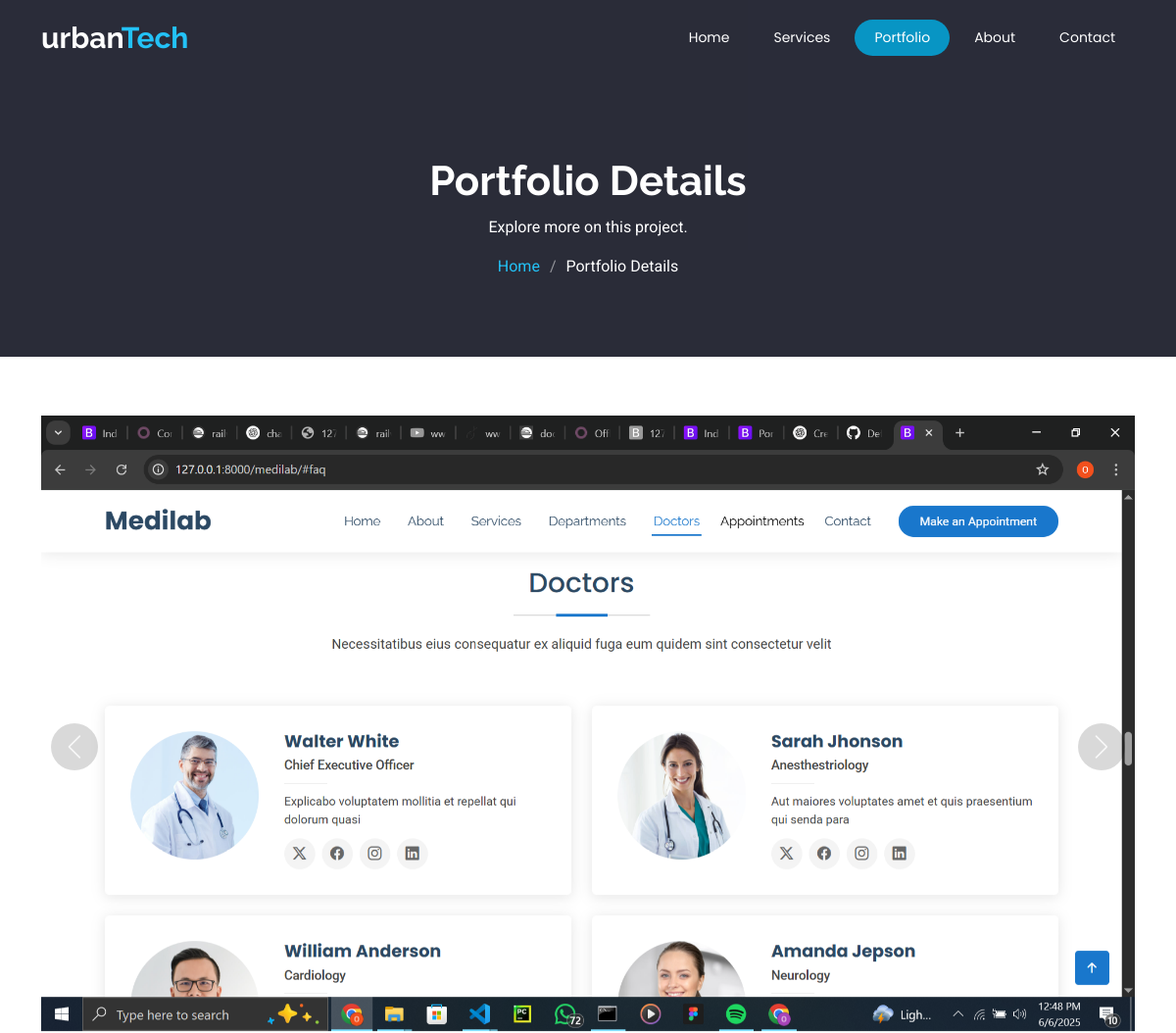
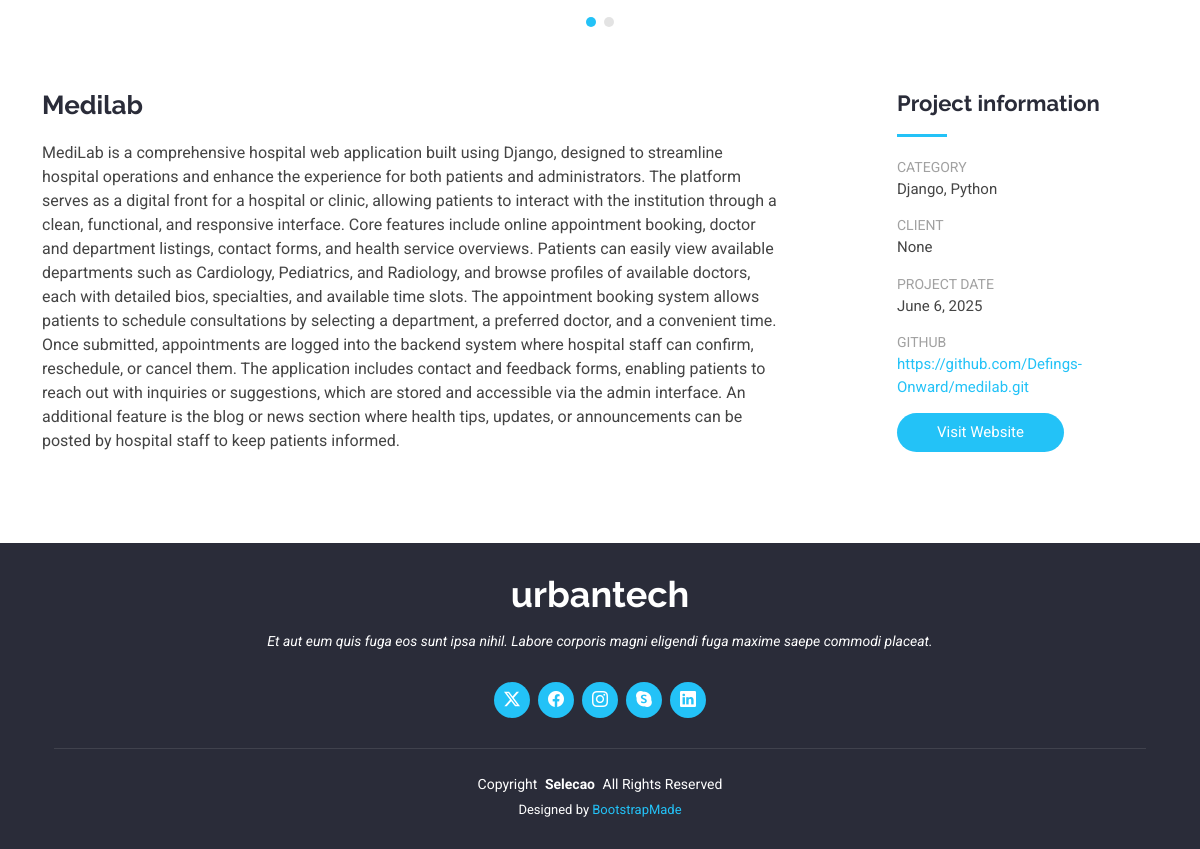
/portfolio/3, run on the app's committed database (2 pictures, top to bottom).
### portfolio/models.py (models this page shows)
class Media(models.Model):
    image = models.ImageField(upload_to='images')
    project = models.ForeignKey(Project, on_delete=models.CASCADE)
    type = models.CharField(max_length=200, default="image")

class Project(models.Model):
    pic = models.ImageField(upload_to='images')
    name = models.CharField(max_length=200)
    category = models.CharField(max_length=200)
    client = models.CharField(max_length=200)
    date  = models.DateField(auto_now_add=True)
    git_url = models.URLField()
    project_url = models.URLField()
    note = models.TextField()
    substance = models.CharField(max_length=200)

### portfolio/views.py (the view)
# urls.py: path('portfolio/<int:id>', views.details, name="portfolio")
def details(request, id):
    project = Project.objects.get(id=id)
    media = Media.objects.filter(project_id=id)
    context = {
        'project': project,
        'media': media
    }
    return render(request, 'portfolio-details.html', context=context)

### portfolio/templates/portfolio-details.html (shortened to what this page needs)
{% load static %}
<!DOCTYPE html>
<html lang="en">
<head>
  <link href="{% static 'assets/vendor/bootstrap/css/bootstrap.min.css' %}" rel="stylesheet">
  <link href="{% static 'assets/vendor/bootstrap-icons/bootstrap-icons.css' %}" rel="stylesheet">
  <link href="{% static 'assets/vendor/aos/aos.css' %}" rel="stylesheet">
  <link href="{% static 'assets/vendor/animate.css/animate.min.css' %}" rel="stylesheet">
  <link href="{% static 'assets/vendor/glightbox/css/glightbox.min.css' %}" rel="stylesheet">
  <link href="{% static 'assets/vendor/swiper/swiper-bundle.min.css' %}" rel="stylesheet">
  <link href="{% static 'assets/css/main.css' %}" rel="stylesheet">
</head>
<body class="portfolio-details-page">
  <header id="header" class="header d-flex align-items-center fixed-top">
    <div class="container-fluid container-xl position-relative d-flex align-items-center justify-content-between">
      <a href="index.html" class="logo d-flex align-items-center">
        <h1 class="sitename">urban<span style="color: var(--accent-color);">Tech</span></h1>
      </a>
      <nav id="navmenu" class="navmenu">
        <ul>
          <li><a href="/#hero">Home</a></li>
          <li><a href="/#services">Services</a></li>
          <li><a href="/#portfolio" class="active">Portfolio</a></li>
          <li><a href="/#team">About</a></li>
          <li><a href="/#contact">Contact</a></li>
        </ul>
      </nav>
    </div>
  </header>
  <main class="main">
    <div class="page-title dark-background">
      <div class="container position-relative">
        <h1>Portfolio Details</h1>
        <p>Explore more on this project.</p>
        <nav class="breadcrumbs">
          <ol>
            <li><a href="/">Home</a></li>
            <li class="current">Portfolio Details</li>
          </ol>
        </nav>
      </div>
    </div>
    <section id="portfolio-details" class="portfolio-details section">
      <div class="container" data-aos="fade-up">
        <div class="portfolio-details-slider swiper init-swiper">
          <div class="swiper-wrapper align-items-center">
            {% for media in media %}
            {% if media.type == 'image' %}
            <div class="swiper-slide">
              <img src="{% static 'media/' %}{{media.image}}" alt="">
            </div>
            {%endif%}
            {% endfor %}
          </div>
          <div class="swiper-button-prev"></div>
          <div class="swiper-button-next"></div>
          <div class="swiper-pagination"></div>
        </div>
        <div class="row justify-content-between gy-4 mt-4">
          <div class="col-lg-8" data-aos="fade-up">
            <div class="portfolio-description">
              <h2>{{project.name}}</h2>
              <p>
                {{project.note}}
              </p>
            </div>
          </div>
          <div class="col-lg-3" data-aos="fade-up" data-aos-delay="100">
            <div class="portfolio-info">
              <h3>Project information</h3>
              <ul>
                <li><strong>Category</strong> {{project.substance}}</li>
                <li><strong>Client</strong> {{project.client}}</li>
                <li><strong>Project date</strong> {{project.date}}</li>
                <li><strong>Github</strong> <a href="{{project.git_url}}">{{project.git_url}}</a></li>
                <li>{% if project.project_url %}<a href="https://{{project.project_url}}" class="btn-visit align-self-start">Visit Website</a>{% endif %}</li>
              </ul>
            </div>
          </div>
        </div>
      </div>
    </section>
  </main>
  <footer id="footer" class="footer dark-background">
    <div class="container">
      <h3 class="sitename">urbantech</h3>
      <p>Et aut eum quis fuga eos sunt ipsa nihil. Labore corporis magni eligendi fuga maxime saepe commodi placeat.</p>
      <div class="social-links d-flex justify-content-center">
        <a href=""><i class="bi bi-twitter-x"></i></a>
        <a href=""><i class="bi bi-facebook"></i></a>
        <a href=""><i class="bi bi-instagram"></i></a>
        <a href=""><i class="bi bi-skype"></i></a>
        <a href=""><i class="bi bi-linkedin"></i></a>
      </div>
      <div class="container">
        <div class="copyright">
          <span>Copyright</span> <strong class="px-1 sitename">Selecao</strong> <span>All Rights Reserved</span>
        </div>
        <div class="credits">
          Designed by <a href="https://bootstrapmade.com/">BootstrapMade</a>
        </div>
      </div>
    </div>
  </footer>
</body>
</html>

### data on the page
Media: image (picture)
Project: name "Medilab", note "MediLab is a comprehensive hospital web application built using Django, designed to streamline hospital operations and enhance the experience for both patients and administrators. The platform serves as a digital front for a hospital or clinic, allowing patients to interact with the institution through a clean, functional, and responsive interface. Core features include online appointment booking, doctor and department listings, contact forms, and health service overviews. Patients can easily view available departments such as Cardiology, Pediatrics, and Radiology, and browse profiles of available doctors, each with detailed bios, specialties, and available time slots. The appointment…", substance "Django, Python", client "None", date "June 6, 2025", git_url "https://github.com/Defings-Onward/medilab.git"
